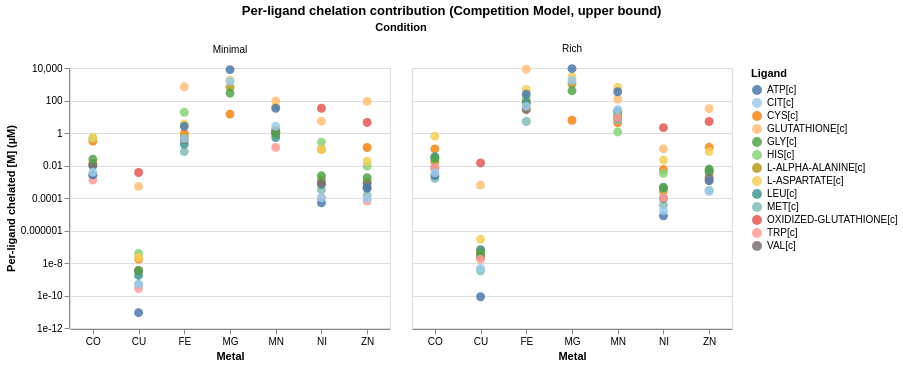

Here is the notebook cell this chart was saved with:
### Code cell
def per_ligand_chelation_breakdown(
    metals, free_metal, sim_buf,
    metal_to_buffer, buffer_to_metal,
):
    """
    Replicates the free_buf calculation from estimate_buffered_competition,
    then returns a per-ligand breakdown of chelated metal concentration (in M).
    1:1 stoichiometry only.

    Returns a list of dicts with keys:
        metal, ligand, contribution_M
    """
    free_metal_d = free_metal.to_dict()
    sim_buf_d = sim_buf.to_dict()

    # ── Step 1: free buffer concentrations ──
    free_buf = {}
    for buf in set(buffer_to_metal):
        total = sim_buf_d.get(buf, 0.0)
        B = 1.0
        for m, lb in buffer_to_metal.get(buf, {}).items():
            B += 10**lb * free_metal_d.get(m, 0.0)
        free_buf[buf] = total / B

    # ── Step 2: per-ligand breakdown ──
    rows = []
    for metal in metals:
        free_m = free_metal_d.get(metal, 0.0)
        for buf, lb in metal_to_buffer.get(metal, {}).items():
            contrib = free_m * 10**lb * free_buf.get(buf, 0.0)
            rows.append(dict(metal=metal, ligand=buf, contribution_M=contrib))
    return rows


# ── Build per-ligand tables for both conditions ──
for condition, free_metal, sim_buf in [
    ("Minimal", free_metal_minimal, sim_buf_minimal),
    ("Rich",    free_metal_rich,    sim_buf_rich),
]:
    rows = per_ligand_chelation_breakdown(
        ALL_METALS, free_metal, sim_buf,
        metal_to_buffer_ub, buffer_to_metal_ub,
    )
    df = pd.DataFrame(rows)
    df["contribution_uM"] = df["contribution_M"] * 1e6


# ── Build combined Altair dot plot ──
all_rows = []
for condition, free_metal, sim_buf in [
    ("Minimal", free_metal_minimal, sim_buf_minimal),
    ("Rich",    free_metal_rich,    sim_buf_rich),
]:
    rows = per_ligand_chelation_breakdown(
        ALL_METALS, free_metal, sim_buf,
        metal_to_buffer_ub, buffer_to_metal_ub,
    )
    for r in rows:
        r["condition"] = condition
    all_rows.extend(rows)

plot_df_ligand = (
    pl.DataFrame(all_rows)
    .with_columns(
        (pl.col("contribution_M") * 1e6).alias("contribution_uM")
    )
    .filter(pl.col("contribution_uM") > 0)
)

chart_per_ligand = (
    alt.Chart(plot_df_ligand.to_pandas())
    .mark_point(filled=True, size=80, opacity=0.85)
    .encode(
        x=alt.X("metal:N", title="Metal", axis=alt.Axis(labelAngle=0)),
        y=alt.Y(
            "contribution_uM:Q",
            title="Per-ligand chelated [M] (µM)",
            scale=alt.Scale(type="log"),
        ),
        color=alt.Color(
            "ligand:N",
            title="Ligand",
            scale=alt.Scale(scheme="tableau20"),
        ),
        tooltip=["metal", "ligand", alt.Tooltip("contribution_uM:Q", format=".3e")],
        facet=alt.Facet("condition:N", columns=2, title="Condition"),
    )
    .properties(width=320, height=260)
    .resolve_scale(y="shared")
    .properties(
        title=alt.TitleParams(
            "Per-ligand chelation contribution (Competition Model, upper bound)",
            anchor="middle",
        )
    )
)
# chart_per_ligand.save('notebooks/cofactors/buffer_figures/per_ligand_contribution.svg')
chart_per_ligand

### Figure 1 — Vega-Lite specification as saved in the notebook (floating-point values rounded to 4 significant figures; data arrays with more than 128 entries replaced by an {"elided": "..."} marker saying what was removed)
{"config": {"view": {"continuousWidth": 300, "continuousHeight": 300}}, "data": {"name": "data-de254b3edd847083c3aa9a9e2e7cdb7f"}, "mark": {"type": "point", "filled": true, "opacity": 0.85, "size": 80}, "encoding": {"color": {"field": "ligand", "scale": {"scheme": "tableau20"}, "title": "Ligand", "type": "nominal"}, "facet": {"columns": 2, "field": "condition", "title": "Condition", "type": "nominal"}, "tooltip": [{"field": "metal", "type": "nominal"}, {"field": "ligand", "type": "nominal"}, {"field": "contribution_uM", "format": ".3e", "type": "quantitative"}], "x": {"axis": {"labelAngle": 0}, "field": "metal", "title": "Metal", "type": "nominal"}, "y": {"field": "contribution_uM", "scale": {"type": "log"}, "title": "Per-ligand chelated [M] (µM)", "type": "quantitative"}}, "height": 260, "resolve": {"scale": {"y": "shared"}}, "title": {"text": "Per-ligand chelation contribution (Competition Model, upper bound)", "anchor": "middle"}, "width": 320, "$schema": "https://vega.github.io/schema/vega-lite/v5.20.1.json", "datasets": {"data-de254b3edd847083c3aa9a9e2e7cdb7f": {"elided": "156 records"}}}
